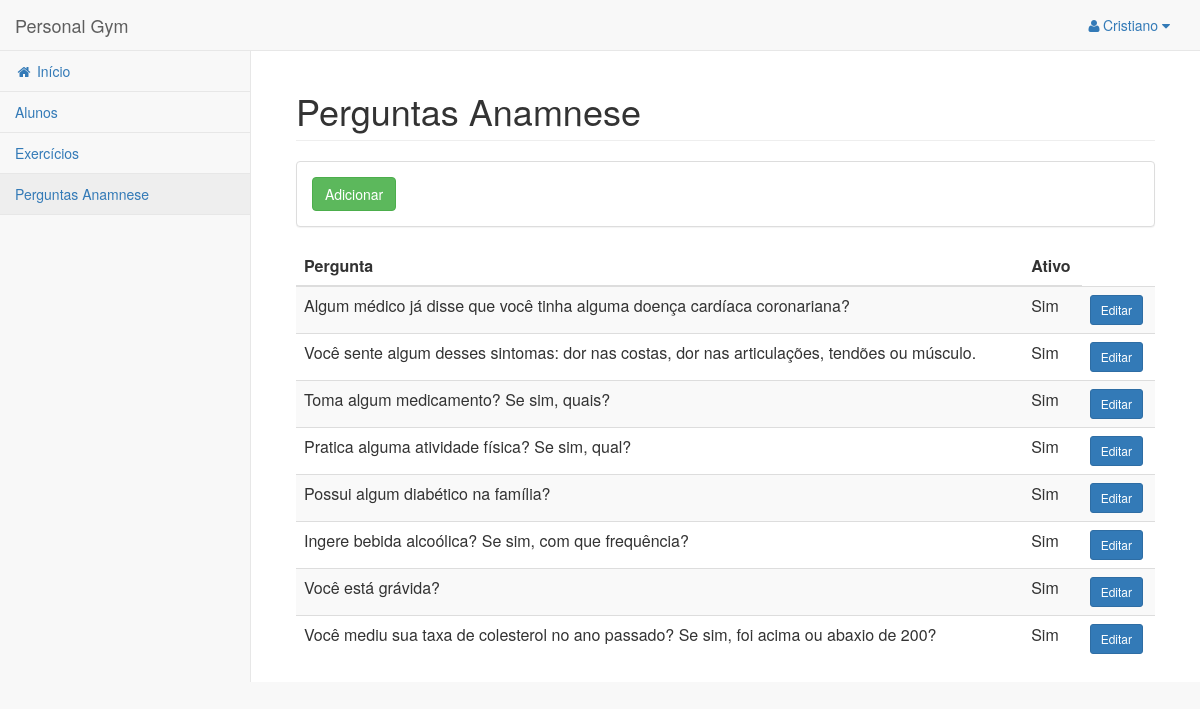
Page /anamnese/listar (signed in) on the committed database.
### academia/models.py (models this page shows, shortened)
class Usuario(AbstractBaseUser):
    nome = models.CharField(max_length=100)
    idade = models.IntegerField(null=True)
    sexo = models.IntegerField(choices=((1, 'Masculino'), (2, 'Feminino')), null=True)
    login = models.CharField(max_length=10, unique=True)
    tipo = models.IntegerField(default=1)
    objects = UsuarioManager()
    USERNAME_FIELD = 'login'

class PerguntaAnamnese(models.Model):
    texto = models.CharField(max_length=500)
    ativo = models.BooleanField(default=True)

### academia/views/anamnese_pergunta.py (the view)
# urls.py: url(r'^anamnese/listar$', anamnese_pergunta.listar, name='anamnese_listar'),
@login_required
def listar(request):
    perguntas = PerguntaAnamnese.objects.all()
    return render(request, 'anamnese/listar.html', {'perguntas': perguntas})

### academia/templates/anamnese/listar.html
{% extends 'base_site.html' %}
{% block conteudo %}
<h1 class="page-header">Perguntas Anamnese</h1>
<div class="panel panel-default">
	<div class="panel-body">
		<a href="{% url 'anamnese_adicionar' %}" class="btn btn-success">Adicionar</a>
	</div>
</div>
<div class="table-responsive">
	<table class="table table-striped">
		<thead>
			<tr>
				<th>Pergunta</th>
				<th>Ativo</th>
			</tr>
		</thead>
		<tbody>
			{% for pergunta in perguntas %}
			<tr>
				<td>{{ pergunta.texto }}</td>
				<td>{{ pergunta.ativo|yesno:'Sim,Não' }}</td>
				<td><a href="{% url 'anamnese_editar' pergunta.pk %}"  class="btn btn-sm btn-primary">Editar</a></td>
			</tr>
			{% endfor %}
		</tbody>
	</table>
</div>
{% endblock %}

### academia/templates/base_site.html (shortened to what this page needs)
{% extends 'base.html' %}
{% block body %}
    <div id="wrapper">
        <nav class="navbar navbar-default navbar-static-top" role="navigation" style="margin-bottom: 0">
            <div class="navbar-header">
                <a class="navbar-brand" href="{% url 'index' %}">Personal Gym</a>
            </div>
            <ul class="nav navbar-top-links navbar-right">
                <li class="dropdown">
                    <a class="dropdown-toggle" data-toggle="dropdown" href="#">
                        <i class="fa fa-user fa-fw"></i>{{ request.user }} <i class="fa fa-caret-down"></i>
                    </a>
                </li>
            </ul>
            <div class="navbar-default sidebar" role="navigation">
                <div class="sidebar-nav navbar-collapse">
                    <ul class="nav" id="side-menu">
                        <li><a href="{% url 'index' %}"><i class="fa fa-home fa-fw"></i> Início</a></li>
                        <li><a href="{% url 'aluno_listar' %}">Alunos</a></li>
                        <li><a href="{% url 'exercicio_listar' %}">Exercícios</a></li>
                        <li><a href="{% url 'anamnese_listar' %}">Perguntas Anamnese</a></li>
                    </ul>
                </div>
            </div>
        </nav>
        <div id="page-wrapper">
            <div class="container-fluid">
                {% block conteudo %}{% endblock %}
            </div>
        </div>
    </div>
{% endblock %}

### rows in the picture
Usuario: user "Cristiano"
PerguntaAnamnese: texto "Algum médico já disse que você tinha alguma doença cardíaca coronariana?", ativo "Sim"
PerguntaAnamnese: texto "Você sente algum desses sintomas: dor nas costas, dor nas articulações, tendões ou músculo.", ativo "Sim"
PerguntaAnamnese: texto "Toma algum medicamento? Se sim, quais?", ativo "Sim"
PerguntaAnamnese: texto "Pratica alguma atividade física? Se sim, qual?", ativo "Sim"
PerguntaAnamnese: texto "Possui algum diabético na família?", ativo "Sim"
PerguntaAnamnese: texto "Ingere bebida alcoólica? Se sim, com que frequência?", ativo "Sim"
PerguntaAnamnese: texto "Você está grávida?", ativo "Sim"
PerguntaAnamnese: texto "Você mediu sua taxa de colesterol no ano passado? Se sim, foi acima ou abaxio de 200?", ativo "Sim"
